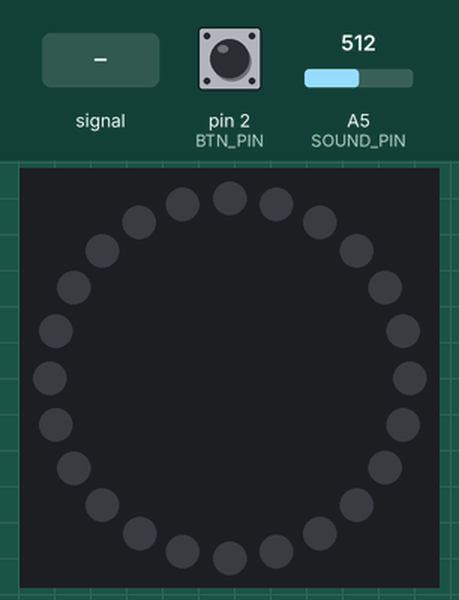
The sketch below on a simulated Arduino Uno, built with avr-gcc and run on an emulated ATmega328P. Shown: 24 RGB LEDs in a ring, first at the top, clockwise. The test bench sets the inputs (shaded band); at power-on: pin 2 (BTN_PIN) HIGH, A5 (SOUND_PIN) = 512. Dim RGB values are drawn brighter than linear; EEPROM starts erased.

Above: at 1.2 s.
1.3 s: A5 (SOUND_PIN) fed a 200 Hz sine of ±81 counts around its level
At 1.45 s:
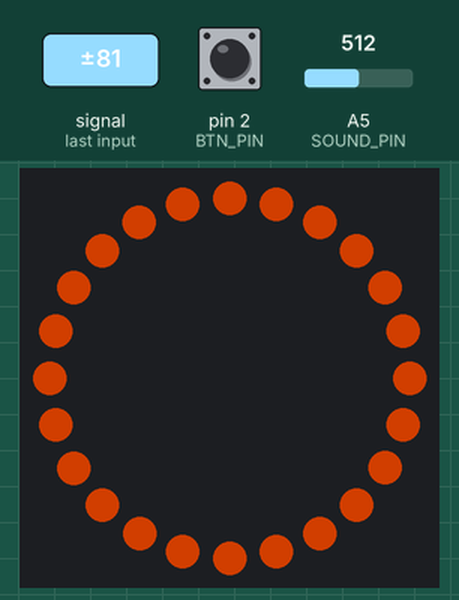
3.7 s: pin 2 (BTN_PIN) pulled LOW for 0.15 s
At 4.16 s:
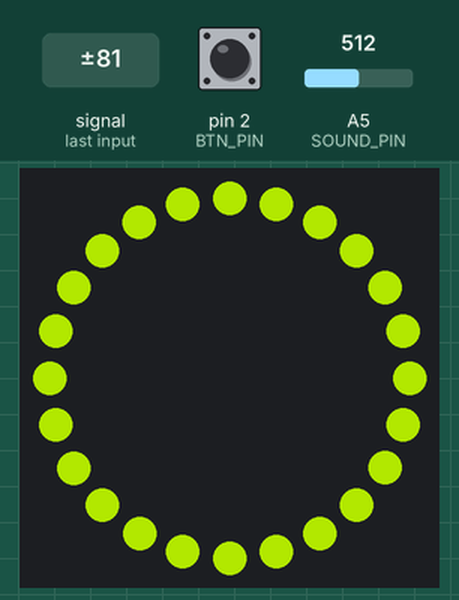
5.8 s: pin 2 (BTN_PIN) pulled LOW for 0.15 s
6.5 s: pin 2 (BTN_PIN) pulled LOW for 3.2 s
At 10.0 s:
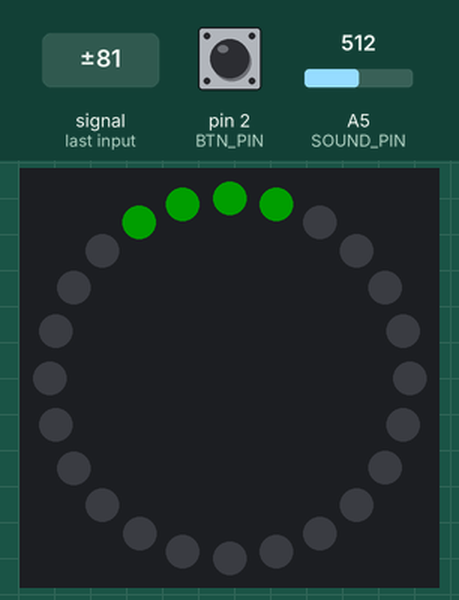
11.2 s: A5 (SOUND_PIN) set to 0
At 12.55 s:
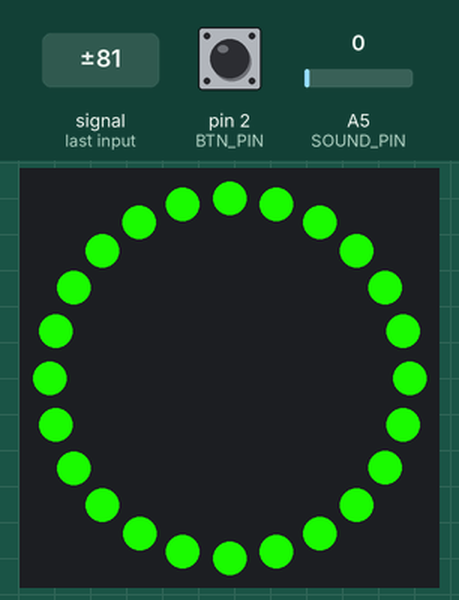
14.2 s: pin 2 (BTN_PIN) pulsed LOW 2 times (0.12 s each, 0.3 s apart)
At 16.3 s:
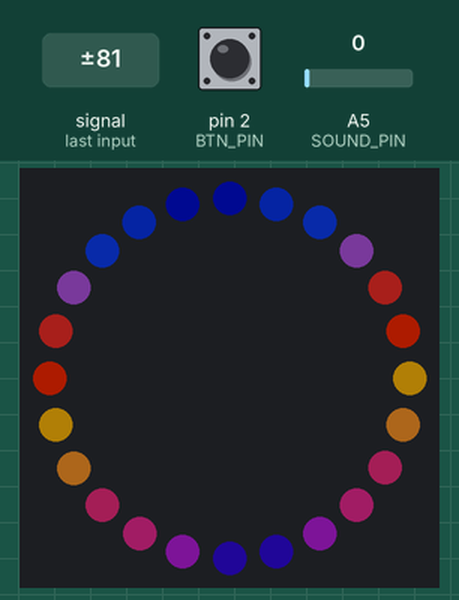
Timing chart, 0 to 17.6 s (numbered marks = the images above; inputs shaded):
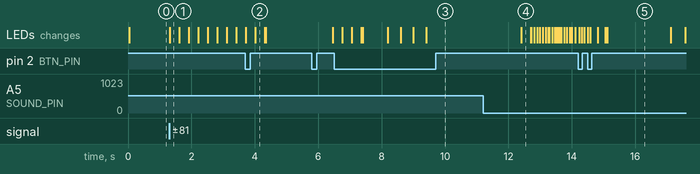

The sketch:

RingMusic.ino
```cpp
#include <Arduino.h>

#include "btn.h"
#include "config.h"
#include "ringu.h"

void setup() {
    Serial.begin(115200);
    analogReference(EXTERNAL);
    memory.begin(0, 'a');
    btn.attach(btn_cb);
}

void loop() {
    memory.tick();
    btn.tick();
    ringu.tick();
}
```

btn.h
```cpp
#pragma once
#include <EncButton.h>

#include "config.h"
#include "ringu.h"

Button btn(BTN_PIN);

void btn_cb() {
    static int8_t dir = 1;

    if (btn.hasClicks()) {
        switch (btn.getClicks()) {
            case 1:
                ringu.togglePower();  // вкл/выкл
                break;
            case 2:
                ringu.nextPal();  // следующая палитра
                break;
            case 3:
                ringu.nextEffect();  // следующий эффект
                break;
            case 4:
                ringu.toggleReact();  // вкл/выкл реакцию на звук
                break;
            case 5:
                ringu.calibrate();  // калибровка
                break;
        }
    }

    if (btn.step()) {
        switch (btn.getClicks()) {
            case 0:
                ringu.brightMax(dir * 10);  // яркость макс
                break;
            case 1:
                ringu.brightMin(dir * 10);  // яркость мин
                break;
            case 2:
                ringu.speed(dir);  // скорость
                break;
            case 3:
                ringu.scale(dir);  // масштаб
                break;
        }
    }

    if (btn.releaseStep()) dir = -dir;

    memory.update();
}
```

colorPalExt.h
```cpp
#pragma once
#include <FastLED.h>

// https://github.com/FastLED/FastLED/issues/1014
// https://github.com/FastLED/FastLED/pull/202
CRGB colorFromPaletteExtended(const CRGBPalette16 &pal, uint16_t index, uint8_t brightness, TBlendType blendType) {
    // This fucnction has the same intuitive behavior as the other ColorFromPalette
    // functions, except it provides 8-bit interpolation between palette entries.

    // Extract the four most significant bits of the index as a palette index.
    uint8_t index_4bit = (index >> 12);

    // Calculate the 8-bit offset from the palette index.
    // Throws away the 4 least significant bits and uses the middle 8.
    uint8_t offset = (uint8_t)(index >> 4);

    // Get the palette entry from the 4-bit index
    //  CRGB rgb1 = pal[ hi4];
    const CRGB *entry = &(pal[0]) + index_4bit;
    uint8_t red1 = entry->red;
    uint8_t green1 = entry->green;
    uint8_t blue1 = entry->blue;

    uint8_t blend = offset && (blendType != NOBLEND);

    if (blend) {
        // If palette blending is enabled, use the offset to interpolate between
        // the selected palette entry and the next.

        if (index_4bit == 15) entry = &(pal[0]);
        else entry++;

        // Calculate the scaling factor and scaled values for the lower palette value.

        uint8_t f1 = 255 - offset;

        red1 = scale8_LEAVING_R1_DIRTY(red1, f1);
        green1 = scale8_LEAVING_R1_DIRTY(green1, f1);
        blue1 = scale8_LEAVING_R1_DIRTY(blue1, f1);

        // Calculate the scaled values for the neighboring palette value.
        uint8_t red2 = entry->red;
        uint8_t green2 = entry->green;
        uint8_t blue2 = entry->blue;
        red2 = scale8_LEAVING_R1_DIRTY(red2, offset);
        green2 = scale8_LEAVING_R1_DIRTY(green2, offset);
        blue2 = scale8_LEAVING_R1_DIRTY(blue2, offset);

        cleanup_R1();

        // This was overflowing so I've updated it using qadd8
        red1 = qadd8(red1, red2);
        green1 = qadd8(green1, green2);
        blue1 = qadd8(blue1, blue2);
    }

    if (brightness != 255) nscale8x3_video(red1, green1, blue1, brightness);
    return CRGB(red1, green1, blue1);
}
```

palettes.h
```cpp
#pragma once
#include <Arduino.h>
#include <FastLED.h>

DEFINE_GRADIENT_PALETTE(Sunset_Real_gp){
    0, 120, 0, 0,
    22, 179, 22, 0,
    51, 255, 104, 0,
    85, 167, 22, 18,
    135, 100, 0, 103,
    198, 16, 0, 130,
    255, 0, 0, 160};

// Gradient palette "BlacK_Red_Magenta_gp", originally from
// http://soliton.vm.bytemark.co.uk/pub/cpt-city/nd/basic/tn/BlacK_Red_Magenta.png.index.html
// converted for FastLED with gammas (2.6, 2.2, 2.5)
// Size: 20 bytes of program space.

DEFINE_GRADIENT_PALETTE(BlacK_Red_Magenta_gp){
    0, 0, 0, 0,
    63, 42, 0, 0,
    127, 255, 0, 0,
    191, 255, 0, 45,
    255, 255, 0, 255};

// Gradient palette "BlacK_Green_Yellow_gp", originally from
// http://soliton.vm.bytemark.co.uk/pub/cpt-city/nd/basic/tn/BlacK_Green_Yellow.png.index.html
// converted for FastLED with gammas (2.6, 2.2, 2.5)
// Size: 20 bytes of program space.

DEFINE_GRADIENT_PALETTE(BlacK_Green_Yellow_gp){
    0, 0, 0, 0,
    63, 0, 55, 0,
    127, 0, 255, 0,
    191, 42, 255, 0,
    255, 255, 255, 0};

// Gradient palette "Cyan_Magenta_Red_gp", originally from
// http://soliton.vm.bytemark.co.uk/pub/cpt-city/nd/basic/tn/Cyan_Magenta_Red.png.index.html
// converted for FastLED with gammas (2.6, 2.2, 2.5)
// Size: 20 bytes of program space.

DEFINE_GRADIENT_PALETTE(Cyan_Magenta_Red_gp){
    0, 0, 255, 255,
    63, 42, 55, 255,
    127, 255, 0, 255,
    191, 255, 0, 45,
    255, 255, 0, 0};

// Gradient palette "Green_Yellow_Red_gp", originally from
// http://soliton.vm.bytemark.co.uk/pub/cpt-city/nd/basic/tn/Green_Yellow_Red.png.index.html
// converted for FastLED with gammas (2.6, 2.2, 2.5)
// Size: 20 bytes of program space.

DEFINE_GRADIENT_PALETTE(Green_Yellow_Red_gp){
    0, 0, 255, 0,
    63, 42, 255, 0,
    127, 255, 255, 0,
    191, 255, 55, 0,
    255, 255, 0, 0};

// Gradient palette "bhw1_04_gp", originally from
// http://soliton.vm.bytemark.co.uk/pub/cpt-city/bhw/bhw1/tn/bhw1_04.png.index.html
// converted for FastLED with gammas (2.6, 2.2, 2.5)
// Size: 20 bytes of program space.

DEFINE_GRADIENT_PALETTE(bhw1_04_gp){
    0, 229, 227, 1,
    15, 227, 101, 3,
    142, 40, 1, 80,
    198, 17, 1, 79,
    255, 0, 0, 45};

// Gradient palette "bhw2_xmas_gp", originally from
// http://soliton.vm.bytemark.co.uk/pub/cpt-city/bhw/bhw2/tn/bhw2_xmas.png.index.html
// converted for FastLED with gammas (2.6, 2.2, 2.5)
// Size: 48 bytes of program space.

DEFINE_GRADIENT_PALETTE(bhw2_xmas_gp){
    0, 0, 12, 0,
    40, 0, 55, 0,
    66, 1, 117, 2,
    77, 1, 84, 1,
    81, 0, 55, 0,
    119, 0, 12, 0,
    153, 42, 0, 0,
    181, 121, 0, 0,
    204, 255, 12, 8,
    224, 121, 0, 0,
    244, 42, 0, 0,
    255, 42, 0, 0};

// Gradient palette "bhw2_22_gp", originally from
// http://soliton.vm.bytemark.co.uk/pub/cpt-city/bhw/bhw2/tn/bhw2_22.png.index.html
// converted for FastLED with gammas (2.6, 2.2, 2.5)
// Size: 20 bytes of program space.

DEFINE_GRADIENT_PALETTE(bhw2_22_gp){
    0, 0, 0, 0,
    99, 227, 1, 1,
    130, 249, 199, 95,
    155, 227, 1, 1,
    255, 0, 0, 0};

// Gradient palette "GMT_seis_gp", originally from
// http://soliton.vm.bytemark.co.uk/pub/cpt-city/gmt/tn/GMT_seis.png.index.html
// converted for FastLED with gammas (2.6, 2.2, 2.5)
// Size: 40 bytes of program space.

DEFINE_GRADIENT_PALETTE(GMT_seis_gp){
    0, 88, 0, 0,
    28, 255, 0, 0,
    56, 255, 22, 0,
    85, 255, 104, 0,
    113, 255, 255, 0,
    141, 255, 255, 0,
    169, 17, 255, 1,
    198, 0, 223, 31,
    226, 0, 19, 255,
    255, 0, 0, 147};

// Gradient palette "GMT_hot_gp", originally from
// http://soliton.vm.bytemark.co.uk/pub/cpt-city/gmt/tn/GMT_hot.png.index.html
// converted for FastLED with gammas (2.6, 2.2, 2.5)
// Size: 16 bytes of program space.

DEFINE_GRADIENT_PALETTE(GMT_hot_gp){
    0, 0, 0, 0,
    95, 255, 0, 0,
    191, 255, 255, 0,
    255, 255, 255, 255};

// Gradient palette "Red_Yellow_Green_gp", originally from
// http://soliton.vm.bytemark.co.uk/pub/cpt-city/nd/basic/tn/Red_Yellow_Green.png.index.html
// converted for FastLED with gammas (2.6, 2.2, 2.5)
// Size: 20 bytes of program space.

DEFINE_GRADIENT_PALETTE(Red_Yellow_Green_gp){
    0, 255, 0, 0,
    63, 255, 55, 0,
    127, 255, 255, 0,
    191, 42, 255, 0,
    255, 0, 255, 0};

// Gradient palette "Yellow_Red_Magenta_gp", originally from
// http://soliton.vm.bytemark.co.uk/pub/cpt-city/nd/basic/tn/Yellow_Red_Magenta.png.index.html
// converted for FastLED with gammas (2.6, 2.2, 2.5)
// Size: 20 bytes of program space.

DEFINE_GRADIENT_PALETTE(Yellow_Red_Magenta_gp){
    0, 255, 255, 0,
    63, 255, 55, 0,
    127, 255, 0, 0,
    191, 255, 0, 45,
    255, 255, 0, 255};

// Gradient palette "Spectrum_gp", originally from
// http://soliton.vm.bytemark.co.uk/pub/cpt-city/nd/strips/tn/Spectrum.png.index.html
// converted for FastLED with gammas (2.6, 2.2, 2.5)
// Size: 72 bytes of program space.

DEFINE_GRADIENT_PALETTE(Spectrum_gp){
    0, 255, 0, 0,
    21, 255, 0, 0,
    42, 255, 0, 0,
    42, 255, 255, 0,
    63, 255, 255, 0,
    84, 255, 255, 0,
    84, 0, 255, 0,
    106, 0, 255, 0,
    127, 0, 255, 0,
    127, 0, 255, 255,
    148, 0, 255, 255,
    170, 0, 255, 255,
    170, 0, 0, 255,
    191, 0, 0, 255,
    212, 0, 0, 255,
    212, 255, 0, 255,
    233, 255, 0, 255,
    255, 255, 0, 255};

// Gradient palette "Yellow_Black_gp", originally from
// http://soliton.vm.bytemark.co.uk/pub/cpt-city/nd/strips/tn/Yellow_Black.png.index.html
// converted for FastLED with gammas (2.6, 2.2, 2.5)
// Size: 120 bytes of program space.

DEFINE_GRADIENT_PALETTE(Yellow_Black_gp){
    0, 0, 0, 0,
    12, 0, 0, 0,
    25, 0, 0, 0,
    25, 255, 169, 0,
    38, 255, 169, 0,
    51, 255, 169, 0,
    51, 0, 0, 0,
    63, 0, 0, 0,
    76, 0, 0, 0,
    76, 255, 169, 0,
    89, 255, 169, 0,
    102, 255, 169, 0,
    102, 0, 0, 0,
    114, 0, 0, 0,
    127, 0, 0, 0,
    127, 255, 169, 0,
    140, 255, 169, 0,
    153, 255, 169, 0,
    153, 0, 0, 0,
    165, 0, 0, 0,
    178, 0, 0, 0,
    178, 255, 169, 0,
    191, 255, 169, 0,
    204, 255, 169, 0,
    204, 0, 0, 0,
    216, 0, 0, 0,
    229, 0, 0, 0,
    229, 255, 169, 0,
    242, 255, 169, 0,
    255, 255, 169, 0};

// Gradient palette "Split_04a_gp", originally from
// http://soliton.vm.bytemark.co.uk/pub/cpt-city/nd/vermillion/tn/Split_04a.png.index.html
// converted for FastLED with gammas (2.6, 2.2, 2.5)
// Size: 36 bytes of program space.

DEFINE_GRADIENT_PALETTE(Split_04a_gp){
    0, 1, 55, 255,
    42, 1, 55, 255,
    84, 1, 55, 255,
    84, 0, 178, 1,
    127, 0, 178, 1,
    170, 0, 178, 1,
    170, 255, 1, 4,
    212, 255, 1, 4,
    255, 255, 1, 4};

// Gradient palette "Primary_1_gp", originally from
// http://soliton.vm.bytemark.co.uk/pub/cpt-city/nd/red/tn/Primary_1.png.index.html
// converted for FastLED with gammas (2.6, 2.2, 2.5)
// Size: 20 bytes of program space.

DEFINE_GRADIENT_PALETTE(Primary_1_gp){
    0, 0, 33, 255,
    63, 42, 115, 45,
    127, 255, 255, 0,
    191, 255, 55, 0,
    255, 255, 0, 0};

// Gradient palette "bhw1_w00t_gp", originally from
// http://soliton.vm.bytemark.co.uk/pub/cpt-city/bhw/bhw1/tn/bhw1_w00t.png.index.html
// converted for FastLED with gammas (2.6, 2.2, 2.5)
// Size: 16 bytes of program space.

DEFINE_GRADIENT_PALETTE(bhw1_w00t_gp){
    0, 3, 13, 43,
    104, 78, 141, 240,
    188, 255, 0, 0,
    255, 28, 1, 1};

// Gradient palette "bhw2_47_gp", originally from
// http://soliton.vm.bytemark.co.uk/pub/cpt-city/bhw/bhw2/tn/bhw2_47.png.index.html
// converted for FastLED with gammas (2.6, 2.2, 2.5)
// Size: 48 bytes of program space.

DEFINE_GRADIENT_PALETTE(bhw2_47_gp){
    0, 78, 43, 205,
    22, 1, 111, 114,
    48, 121, 255, 125,
    56, 38, 191, 122,
    79, 46, 93, 119,
    112, 78, 43, 205,
    135, 78, 43, 205,
    165, 46, 93, 119,
    193, 38, 191, 122,
    204, 121, 255, 125,
    226, 1, 111, 114,
    255, 78, 43, 205};

// Gradient palette "bhw3_13_gp", originally from
// http://soliton.vm.bytemark.co.uk/pub/cpt-city/bhw/bhw3/tn/bhw3_13.png.index.html
// converted for FastLED with gammas (2.6, 2.2, 2.5)
// Size: 24 bytes of program space.

DEFINE_GRADIENT_PALETTE(bhw3_13_gp){
    0, 3, 6, 72,
    38, 12, 50, 188,
    109, 217, 35, 1,
    135, 242, 175, 12,
    178, 161, 32, 87,
    255, 24, 6, 108};

// Gradient palette "bhw4_044_gp", originally from
// http://soliton.vm.bytemark.co.uk/pub/cpt-city/bhw/bhw4/tn/bhw4_044.png.index.html
// converted for FastLED with gammas (2.6, 2.2, 2.5)
// Size: 28 bytes of program space.

DEFINE_GRADIENT_PALETTE(bhw4_044_gp){
    0, 157, 21, 2,
    35, 229, 244, 16,
    73, 255, 44, 7,
    107, 142, 7, 1,
    153, 229, 244, 16,
    206, 142, 7, 1,
    255, 135, 36, 0};

const TProgmemRGBGradientPalettePtr palettes[] = {
    bhw4_044_gp,
    bhw3_13_gp,
    bhw2_47_gp,
    bhw1_w00t_gp,
    Primary_1_gp,
    Split_04a_gp,
    Yellow_Black_gp,
    Spectrum_gp,
    Yellow_Red_Magenta_gp,
    Sunset_Real_gp,
    BlacK_Red_Magenta_gp,
    BlacK_Green_Yellow_gp,
    Cyan_Magenta_Red_gp,
    Red_Yellow_Green_gp,
    Green_Yellow_Red_gp,
    bhw1_04_gp,
    bhw2_xmas_gp,
    bhw2_22_gp,
    GMT_seis_gp,
    GMT_hot_gp,
};

const uint8_t palettesAmount = sizeof(palettes) / sizeof(TProgmemRGBGradientPalettePtr);
```

ringu.h
```cpp
#pragma once

#define EFF_AMOUNT 3

#include <EEManager.h>
#include <FastLED.h>
#include <VolAnalyzer.h>

#include "colorPalExt.h"
#include "config.h"
#include "palettes.h"
#include "tmr.h"

class Ringu {
   public:
    enum class Effect : uint8_t {
        Solid,
        Noise,
        VU,
    };

    struct Data {
        bool power = 1;
        bool react = 1;
        uint8_t bright_min = 0;
        uint8_t bright_max = 255;
        uint8_t speed = 10;
        uint8_t scale = 10;
        Effect effect = Effect::Solid;
        uint8_t palette = 0;
        uint16_t trsh = 10;
    };

    Ringu() : vol(SOUND_PIN) {
        FastLED.addLeds<WS2812, LED_PIN, GRB>(leds, RING_SIZE * 2);
        pal = palettes[data.palette];
        pal = RainbowColors_p;
        FastLED.setBrightness(data.bright_min);
    }

    void brightMin(int8_t step) {
        data.bright_min = constrain((int16_t)data.bright_min + step, 0, data.bright_max);
        FastLED.clear();
        fill_solid(leds, RING_SIZE * data.bright_min / 255, CRGB::Green);
        _mirror();
        FastLED.setBrightness(data.bright_min);
        FastLED.show();
        tmr_busy.start(3000, true);
    }

    void brightMax(int8_t step) {
        data.bright_max = constrain((int16_t)data.bright_max + step, data.bright_min, 255);
        FastLED.clear();
        fill_solid(leds, RING_SIZE * data.bright_max / 255, CRGB::Red);
        _mirror();
        FastLED.setBrightness(data.bright_max);
        FastLED.show();
        tmr_busy.start(3000, true);
    }

    void speed(int8_t step) {
        data.speed = constrain((int16_t)data.speed + step, 1, 20);
        FastLED.clear();
        fill_solid(leds, RING_SIZE * data.speed / 20, CRGB::Cyan);
        _mirror();
        FastLED.setBrightness(data.bright_max);
        FastLED.show();
        tmr_busy.start(3000, true);
    }

    void scale(int8_t step) {
        data.scale = constrain((int16_t)data.scale + step, 1, 20);
        FastLED.clear();
        fill_solid(leds, RING_SIZE * data.scale / 20, CRGB::Yellow);
        _mirror();
        FastLED.setBrightness(data.bright_max);
        FastLED.show();
        tmr_busy.start(3000, true);
    }

    void power(bool value) {
        data.power = value;
        if (!value) {
            FastLED.clear();
            FastLED.show();
        }
    }

    void togglePower() {
        power(!data.power);
    }

    void toggleReact() {
        data.react = !data.react;
    }

    void nextPal() {
        if (++data.palette >= palettesAmount) data.palette = 0;
        pal = palettes[data.palette];
        fill_palette(leds, RING_SIZE, 0, 255 / RING_SIZE + 1, pal, 255, LINEARBLEND);
        _mirror();
        FastLED.show();
        tmr_busy.start(2000, true);
    }

    void nextEffect() {
        uint8_t effect = (uint8_t)data.effect;
        if (++effect >= EFF_AMOUNT) effect = 0;
        data.effect = (Effect)effect;
    }

    void calibrate() {
        vol.setTrsh(vol.getMax());
    }

    void tick() {
        tmr_busy.tick();
        if (!data.power || tmr_busy.state()) return;
        if (vol.tick()) _redraw();
    }

    Data data;

   private:
    VolAnalyzer vol;
    Tmr tmr_busy;
    CRGB leds[RING_SIZE * 2];
    uint16_t idx16;
    CRGBPalette16 pal;

    void _redraw() {
        switch (data.effect) {
            case Effect::Solid:
                fill_solid(leds, RING_SIZE * 2, colorFromPaletteExtended(pal, idx16, 255, LINEARBLEND));
                if (data.react) FastLED.setBrightness(map(vol.getVol(), 0, 100, data.bright_min, data.bright_max));
                else FastLED.setBrightness(data.bright_max);
                idx16 += data.speed * 5;
                break;

            case Effect::Noise:
                for (uint16_t i = 0; i < RING_SIZE; i++) {
                    leds[i] = ColorFromPalette(pal, inoise8(i * data.scale, idx16));
                }
                _mirror();
                if (data.react) FastLED.setBrightness(map(vol.getVol(), 0, 100, data.bright_min, data.bright_max));
                else FastLED.setBrightness(data.bright_max);
                idx16 += data.speed / 5;
                break;

            case Effect::VU: {
                FastLED.clear();
                uint8_t len = RING_SIZE / 2;
                if (data.react) len = map(vol.getVol(), 0, 100, 0, len);
                fill_palette(leds, len, idx16 / 255, data.scale, pal);
                for (uint8_t i = 0; i < RING_SIZE / 2; i++) {
                    leds[RING_SIZE - 1 - i] = leds[i];
                }
                _mirror();
                FastLED.setBrightness(data.bright_max);
                idx16 += data.speed * 5;
            } break;
        }
        FastLED.show();
    }

    void _mirror() {
        for (uint8_t i = 0; i < RING_SIZE; i++) {
            leds[RING_SIZE * 2 - 1 - i] = leds[i];
        }
    }
};  // class Ringu

Ringu ringu;
EEManager memory(ringu.data);

/*
for (uint16_t i = 0; i < data.led_amount; i++) {
    leds[data.led_amount - i - 1] = ColorFromPalette(paletteArr[data.palette], 255 - (idx + i) * 255 / data.pal_len, 255, LINEARBLEND);
}
*/
```

tmr.h
```cpp
#pragma once
#include <Arduino.h>

class Tmr {
   public:
    void start(uint16_t prd, bool once = false) {
        this->prd = prd;
        mode = once ? 2 : 1;
        tmr = millis();
    }

    bool tick() {
        if (mode && (uint16_t)((uint16_t)millis() - tmr) >= prd) {
            if (mode == 2) mode = 0;
            else tmr = millis();
            return 1;
        }
        return 0;
    }

    bool state() {
        return mode;
    }

   private:
    uint16_t prd;
    uint16_t tmr = 0;
    uint8_t mode = 0;
};
```

Source omitted: config.h (92 bytes)

Measured:
- after the input at 1.3 s, the LEDs: change at once (image 1)
- after the input at 14.2 s, the LEDs: first differ from a run without the input after 0.92 s (image 5)
